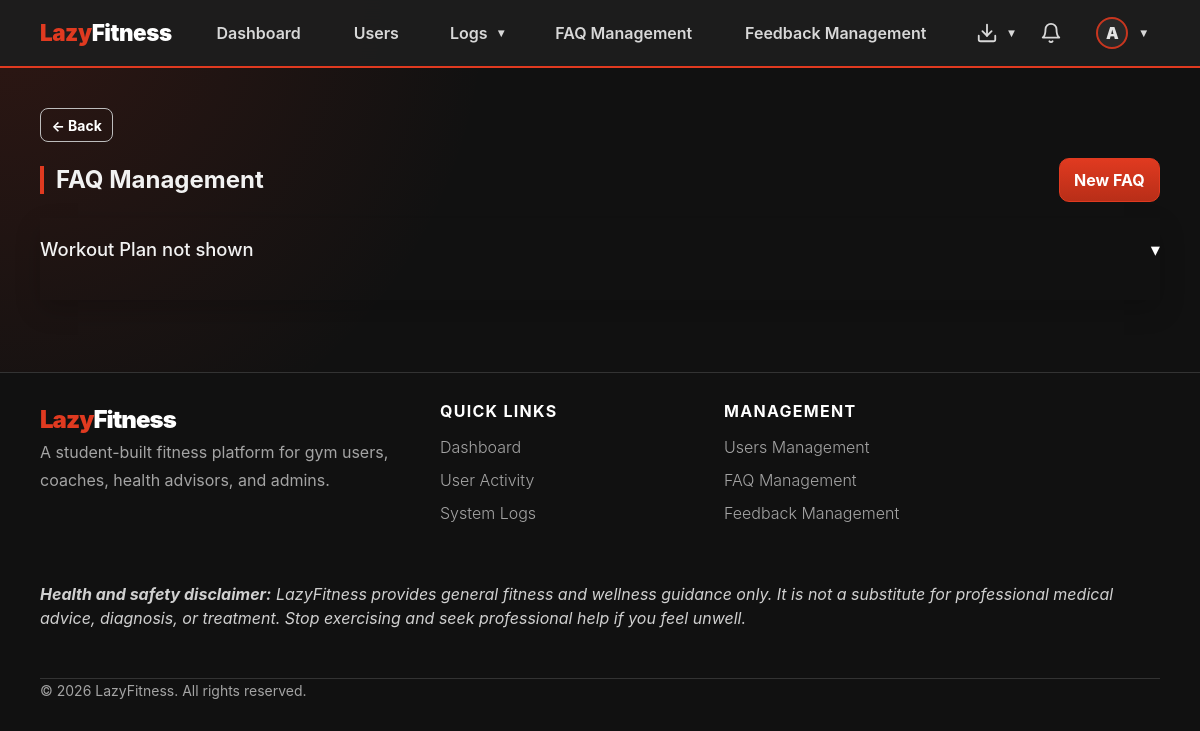
Page /admin-panel/faq/ (signed in) on the earlier database version.
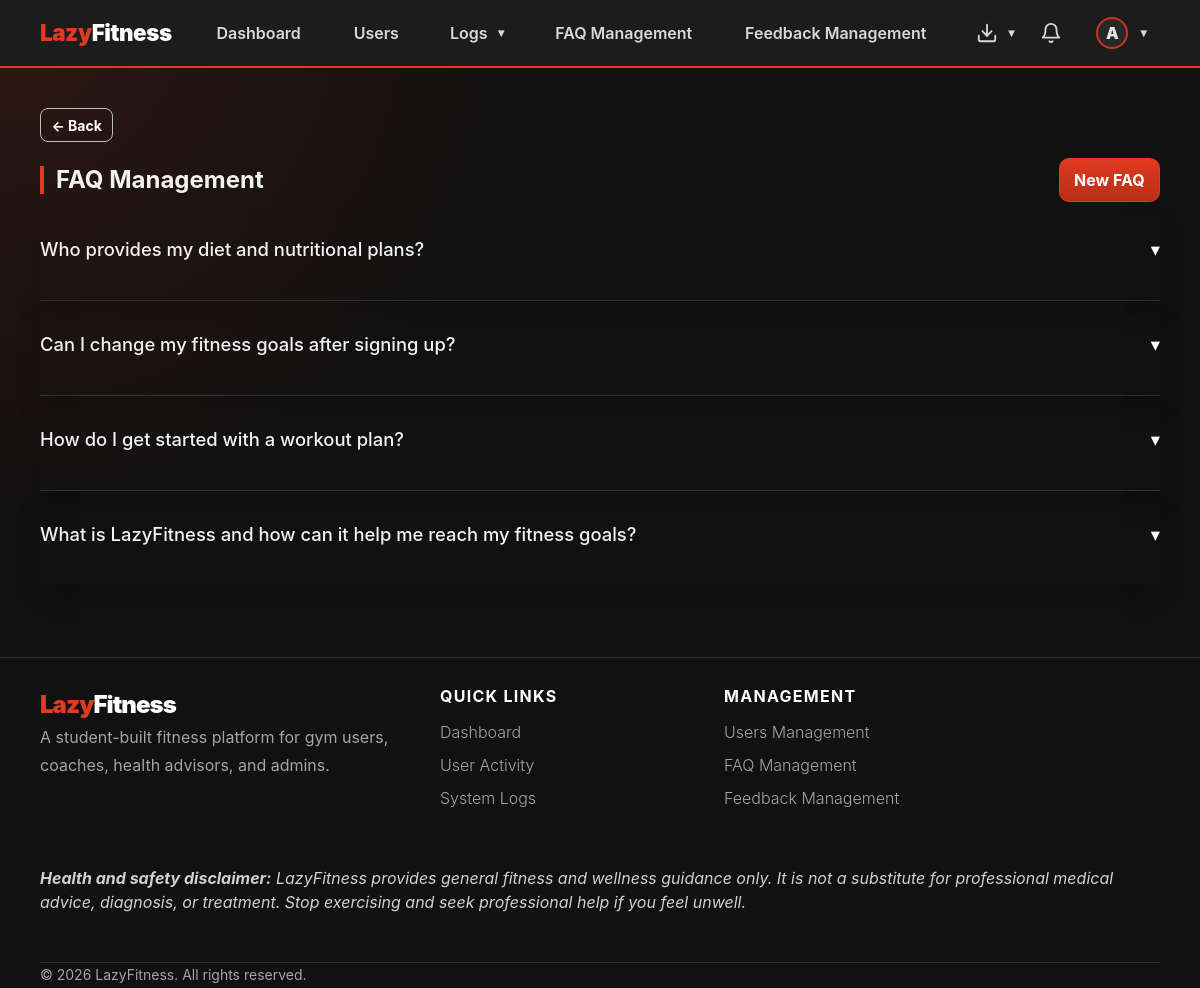
Same page on the later database version.
### apps/admin_panel/models.py (models this page shows, shortened)
class FAQ(models.Model):
    admin = models.ForeignKey(AdminProfile, on_delete=models.SET_NULL, null=True, related_name='faqs')
    question = models.CharField(max_length=500)
    answer = models.TextField()
    created_at = models.DateTimeField(auto_now_add=True)
    updated_at = models.DateTimeField(auto_now=True)

### apps/admin_panel/views.py (the view)
# urls.py: path('faq/', views.faq_list, name='faq_list'),
@admin_required
def faq_list(request):
    faqs = FAQ.objects.select_related('admin').order_by('-updated_at')
    return render(request, 'admin_panel/faq_list.html', {'faqs': faqs})

### apps/accounts/models.py (called while the page is built)
    @property
    def display_name(self):
        profile_fields = [
            ('gymuser', 'user_name'),
            ('coach', 'coach_name'),
            ('healthadvisor', 'advisor_name'),
            ('adminprofile', 'admin_name'),
        ]
        for relation, field in profile_fields:
            try:
                profile = getattr(self, relation)
            except Exception:
                profile = None
            value = getattr(profile, field, '') if profile else ''
            if value:
                return value
        return self.username or self.email

    @property
    def avatar_initial(self):
        name = self.display_name or self.username or self.email or '?'
        return name.strip()[:1].upper()

    @property
    def is_gym_user(self):
        return self.role == 'gym_user'

    @property
    def is_coach(self):
        return self.role == 'fitness_coach'

    @property
    def is_health_advisor(self):
        return self.role == 'health_advisor'

    @property
    def is_admin_user(self):
        return self.role == 'admin'

### templates/admin_panel/faq_list.html (shortened to what this page needs)
{% extends "shared/base.html" %}
{% block content %}
<div class="d-flex justify-content-between align-items-center mb-3">
    <h2 class="section-title mb-0">FAQ Management</h2>
    <a class="btn btn-primary" href="{% url 'admin_panel:faq_create' %}">New FAQ</a>
</div>
<div class="accordion" id="faqAccordion">
    {% for faq in faqs %}
    <div class="accordion-item lf-faq-item mb-3">
        <h2 class="accordion-header">
            <button class="accordion-button collapsed" type="button" data-lf-toggle="collapse" data-lf-target="#faq{{ faq.id }}">
                {{ faq.question }}
            </button>
        </h2>
    </div>
    {% empty %}
    <div class="card p-4 text-center text-secondary bg-transparent border-secondary">No FAQ entries yet.</div>
    {% endfor %}
</div>
{% endblock %}

Differences in the rows shown:
removed FAQ: question "Workout Plan not shown"
added FAQ: question "Who provides my diet and nutritional plans?"
added FAQ: question "Can I change my fitness goals after signing up?"
added FAQ: question "How do I get started with a workout plan?"
added FAQ: question "What is LazyFitness and how can it help me reach my fitness goals?"
